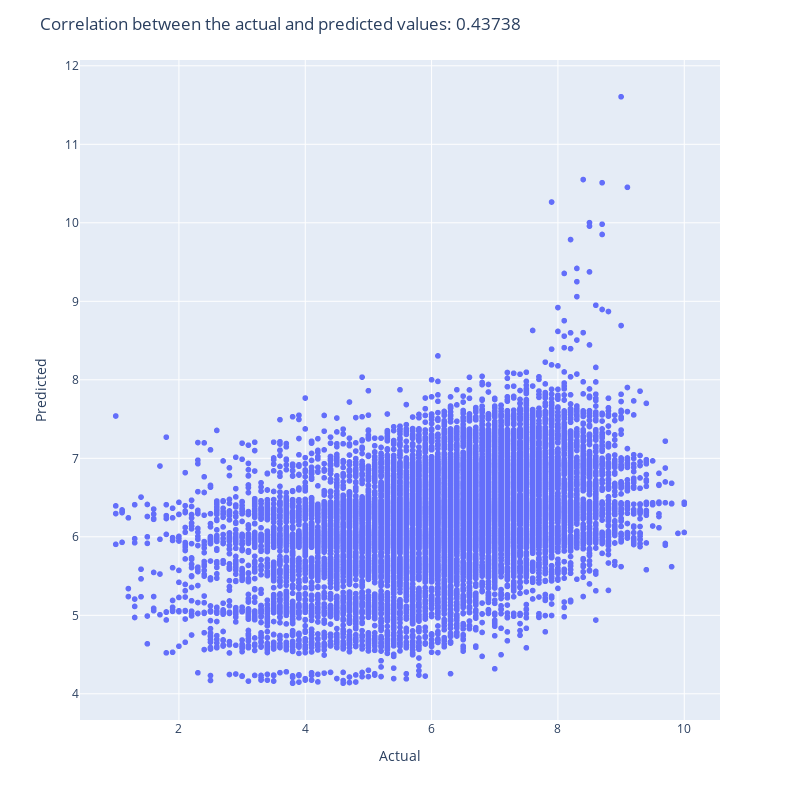

This figure's notebook cell:
### Markdown cell above
## Model Training

### Code cell
lr_params = {}
lr_mse, lr_pred, lr = functions.regression_scale_fit_mse(LinearRegression, lr_params, X_train, y_train, X_test, y_test)
functions.draw_actual_vs_predicted(y_test, lr_pred)

### Figure 1 — Plotly figure (JSON) as saved in the notebook; plotly's stock layout.template omitted (floating-point values rounded to 4 significant figures; data arrays with more than 128 entries replaced by an {"elided": "..."} marker saying what was removed)
{"data": [{"hovertemplate": "x=%{x}<br>y=%{y}<extra></extra>", "legendgroup": "", "marker": {"color": "#636efa", "symbol": "circle"}, "mode": "markers", "name": "", "showlegend": false, "type": "scattergl", "x": {"elided": "23123 float values"}, "xaxis": "x", "y": {"elided": "23123 float values"}, "yaxis": "y"}], "layout": {"height": 800, "legend": {"tracegroupgap": 0}, "margin": {"t": 60}, "title": {"text": "Correlation between the actual and predicted values: 0.43738"}, "width": 800, "xaxis": {"anchor": "y", "domain": [0, 1], "title": {"text": "Actual"}}, "yaxis": {"anchor": "x", "domain": [0, 1], "title": {"text": "Predicted"}}}}
